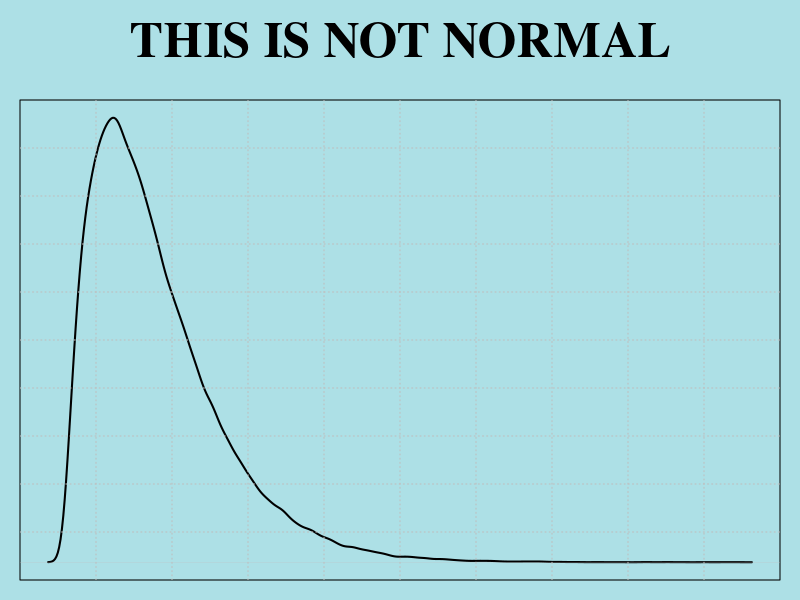
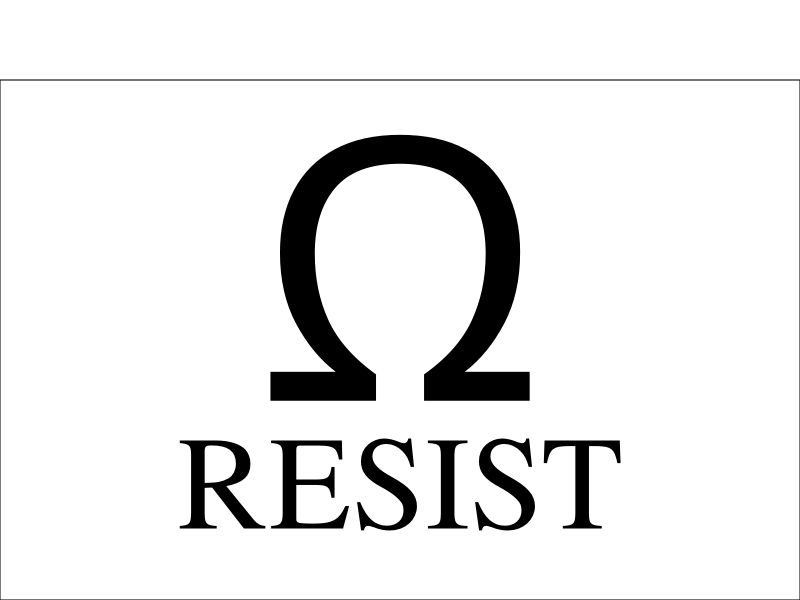
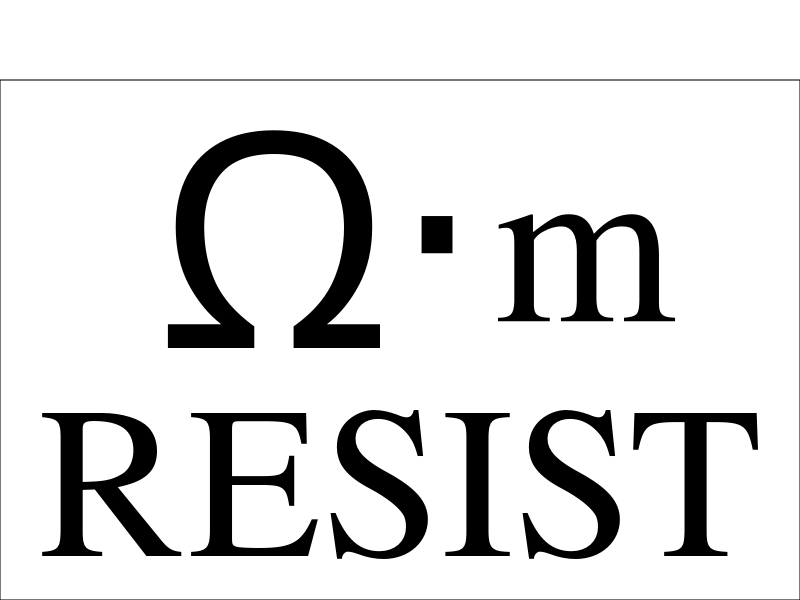

The R script that drew these images, in order:
## ---- chunk 1
knitr::opts_chunk$set(echo = TRUE)
## ---- chunk 2
# THIS IS NOT NORMAL sign (with distribution)
distribution <- rnbinom(100000, 2, .01)       # Choose distribution (generate whatever you want!)
par(family="serif", bg="#ade0e6")             # Set font and background color
par(mar=c(1, 1, 1, 1), oma=c(0,0,4,0))        # Set margins around graph (the "4" in outer margins 
                                              # is to leave room for the sign title)

plot(density(distribution),                   # plot the graph 
     main="", xlab="", xaxt='n', ylab="",     # with no labels
     yaxt='n', lwd=2)                         # and twice the normal line thickness

grid(nx = 10, ny = 10, col = "gray",          # add dotted gray grid to background 
     lty = "dotted",lwd = par("lwd"), 
     equilogs = TRUE)

title(main="THIS IS NOT NORMAL",              # Add title. 
      outer=TRUE, cex.main=3)                 # Make it big.

## ---- chunk 3
par(mar = c(0,0,0,0), family="serif", bg="white")       # Set font and background color
plot(c(0, 1), c(0, 1), ann = F, bty = 'o', type = 'n',  # Plot an empty square
     xaxt = 'n', yaxt = 'n')
text(.5,.65, expression(Omega), cex=22)                 # Place the Omega sign (you may need to futz                                                           with the x and y positions)
text(.5,.2, "RESIST", cex=8)                            # Place the text
## ---- chunk 4
# RESIST sign (with ohm meter symbol)
par(mar = c(0,0,0,0), family="serif", bg="white")
plot(c(0, 1), c(0, 1), ann = F, bty = 'o', type = 'n', xaxt = 'n', yaxt = 'n')
text(.33,.71, expression(Omega), cex=18)
text(.55,.63, expression(paste(""%.%"")), cex=18)
text(.75,.65, "m", cex=14)
text(.5,.2, "RESIST", cex=13)
